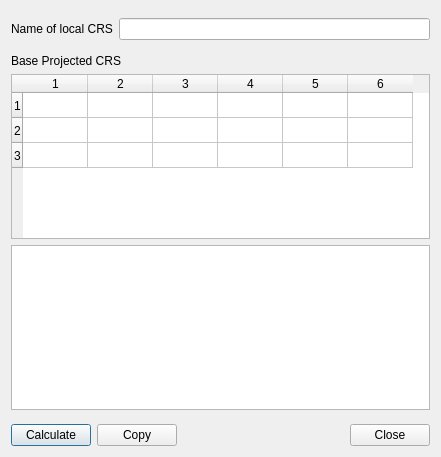
<?xml version="1.0" encoding="UTF-8"?>
<ui version="4.0">
 <class>Dialog</class>
 <widget class="QDialog" name="Dialog">
  <property name="geometry">
   <rect>
    <x>0</x>
    <y>0</y>
    <width>441</width>
    <height>457</height>
   </rect>
  </property>
  <property name="windowTitle">
   <string>Create Local Grid CRS</string>
  </property>
  <layout class="QVBoxLayout" name="verticalLayout">
   <item>
    <layout class="QHBoxLayout" name="horizontalLayout_4">
     <property name="topMargin">
      <number>7</number>
     </property>
     <item>
      <widget class="QLabel" name="label_2">
       <property name="text">
        <string>Name of local CRS</string>
       </property>
      </widget>
     </item>
     <item>
      <widget class="QLineEdit" name="leName"/>
     </item>
    </layout>
   </item>
   <item>
    <layout class="QHBoxLayout" name="horizontalLayout" stretch="0,1">
     <property name="topMargin">
      <number>8</number>
     </property>
     <item>
      <widget class="QLabel" name="label">
       <property name="text">
        <string>Base Projected CRS</string>
       </property>
       <property name="alignment">
        <set>Qt::AlignRight|Qt::AlignTrailing|Qt::AlignVCenter</set>
       </property>
      </widget>
     </item>
     <item>
      <widget class="QgsProjectionSelectionWidget" name="crsBase"/>
     </item>
    </layout>
   </item>
   <item>
    <widget class="QTableWidget" name="tblCoords">
     <property name="sizePolicy">
      <sizepolicy hsizetype="Expanding" vsizetype="Expanding">
       <horstretch>1</horstretch>
       <verstretch>0</verstretch>
      </sizepolicy>
     </property>
     <property name="sizeAdjustPolicy">
      <enum>QAbstractScrollArea::AdjustIgnored</enum>
     </property>
     <property name="rowCount">
      <number>3</number>
     </property>
     <property name="columnCount">
      <number>6</number>
     </property>
     <attribute name="horizontalHeaderCascadingSectionResizes">
      <bool>false</bool>
     </attribute>
     <attribute name="horizontalHeaderDefaultSectionSize">
      <number>65</number>
     </attribute>
     <attribute name="horizontalHeaderStretchLastSection">
      <bool>false</bool>
     </attribute>
     <attribute name="verticalHeaderVisible">
      <bool>true</bool>
     </attribute>
     <attribute name="verticalHeaderDefaultSectionSize">
      <number>25</number>
     </attribute>
     <row/>
     <row/>
     <row/>
     <column/>
     <column/>
     <column/>
     <column/>
     <column/>
     <column/>
    </widget>
   </item>
   <item>
    <widget class="QPlainTextEdit" name="pteWkt"/>
   </item>
   <item>
    <layout class="QHBoxLayout" name="horizontalLayout_2">
     <property name="topMargin">
      <number>8</number>
     </property>
     <item>
      <widget class="QPushButton" name="pbCalculate">
       <property name="text">
        <string>Calculate</string>
       </property>
      </widget>
     </item>
     <item>
      <widget class="QPushButton" name="pbCopy">
       <property name="text">
        <string>Copy</string>
       </property>
      </widget>
     </item>
     <item>
      <spacer name="horizontalSpacer">
       <property name="orientation">
        <enum>Qt::Horizontal</enum>
       </property>
       <property name="sizeHint" stdset="0">
        <size>
         <width>40</width>
         <height>20</height>
        </size>
       </property>
      </spacer>
     </item>
     <item>
      <widget class="QDialogButtonBox" name="buttonBox">
       <property name="standardButtons">
        <set>QDialogButtonBox::Close</set>
       </property>
      </widget>
     </item>
    </layout>
   </item>
  </layout>
 </widget>
 <customwidgets>
  <customwidget>
   <class>QgsProjectionSelectionWidget</class>
   <extends>QWidget</extends>
   <header>qgsprojectionselectionwidget.h</header>
  </customwidget>
 </customwidgets>
 <resources/>
 <connections>
  <connection>
   <sender>buttonBox</sender>
   <signal>rejected()</signal>
   <receiver>Dialog</receiver>
   <slot>reject()</slot>
   <hints>
    <hint type="sourcelabel">
     <x>367</x>
     <y>435</y>
    </hint>
    <hint type="destinationlabel">
     <x>220</x>
     <y>228</y>
    </hint>
   </hints>
  </connection>
 </connections>
</ui>
